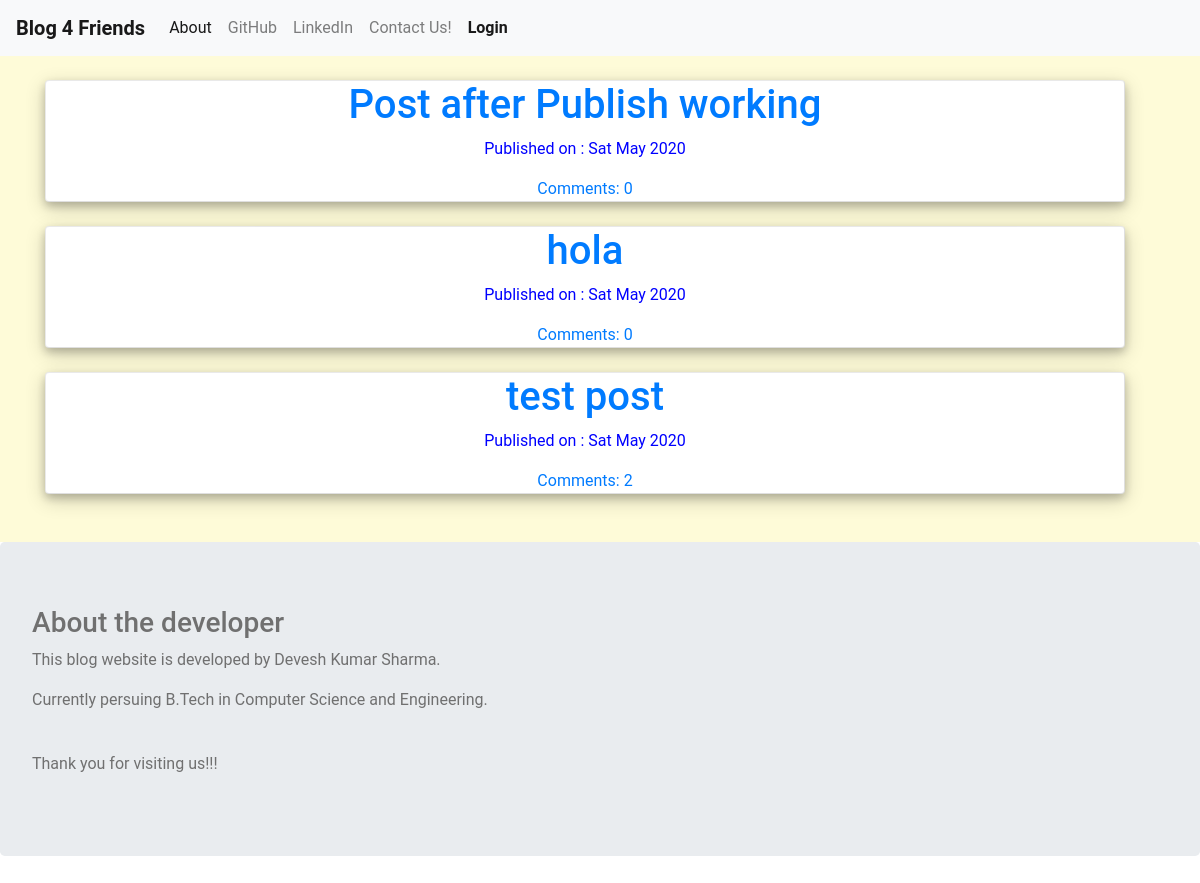
/, run on an earlier commit of the app's database.
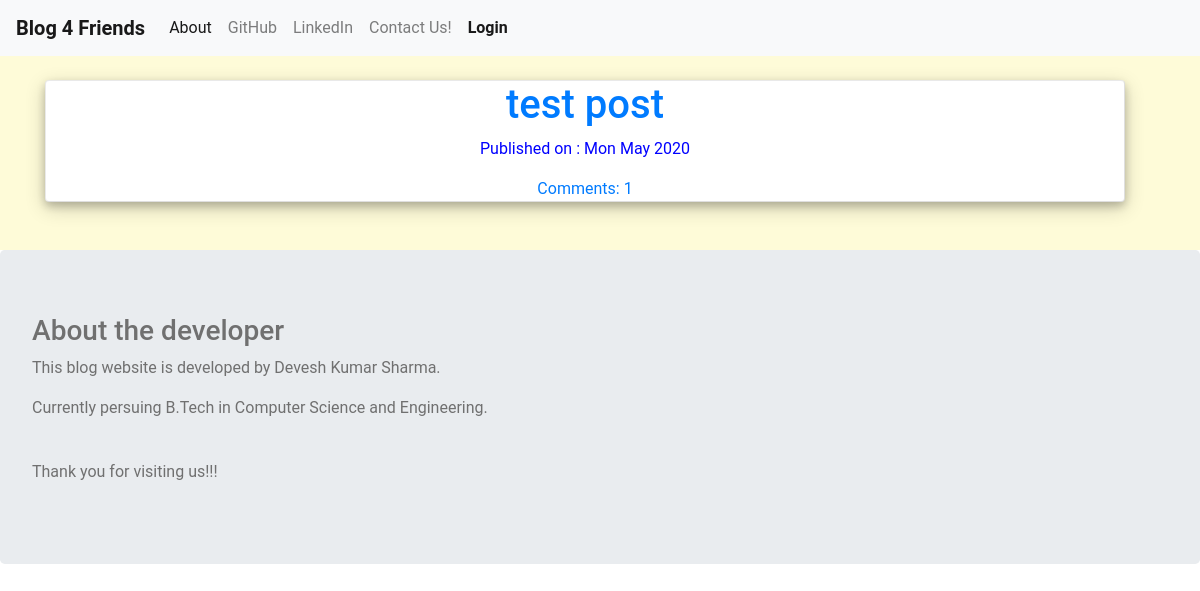
And on a later commit of the database.
### blog/models.py (models this page shows, shortened)
class Post(models.Model):
    author = models.ForeignKey('auth.User',on_delete=models.CASCADE)
    title = models.CharField(max_length=200)
    text = models.TextField()
    created_date = models.DateTimeField(default=timezone.now)
    published_date = models.DateTimeField(blank=True,null= True)
    def approve_comments(self):
        return self.comments.filter(approved_comment=True)

### blog/views.py (the view)
# urls.py: path('',views.PostListView.as_view(),name='post_list'),
class PostListView(ListView):
    model = Post
    def get_queryset(self):
        return Post.objects.filter(published_date__lte=timezone.now()).order_by('-published_date')

### blog/templates/blog/post_list.html
{% extends "blog/base.html" %}
{% block content %}
<div class="">
<br>
  {% for post in post_list %}
<div class="card" style="color:blue;text-align:center;border-style: outset;">
  <h1> <a href="{% url 'post_detail' pk=post.pk %}">{{ post.title }}</a> </h1>
  <div class="date">
    <p>Published on : {{post.published_date|date:"D M Y"}}</p>
  </div>
  <a href="{% url 'post_detail' pk=post.pk %}">Comments: {{post.approve_comments.count}}</a>
  </div>
  <br>
  {% endfor %}
<br>
</div>
{% endblock %}

What changed in the data, as far as the page shows it:
removed Post: title "Post after Publish working", published_date "Sat May 2020", approve_comments.count "0"
removed Post: title "hola", published_date "Sat May 2020", approve_comments.count "0"
removed Post: title "test post", published_date "Sat May 2020", approve_comments.count "2"
added Post: title "test post", published_date "Mon May 2020", approve_comments.count "1"
